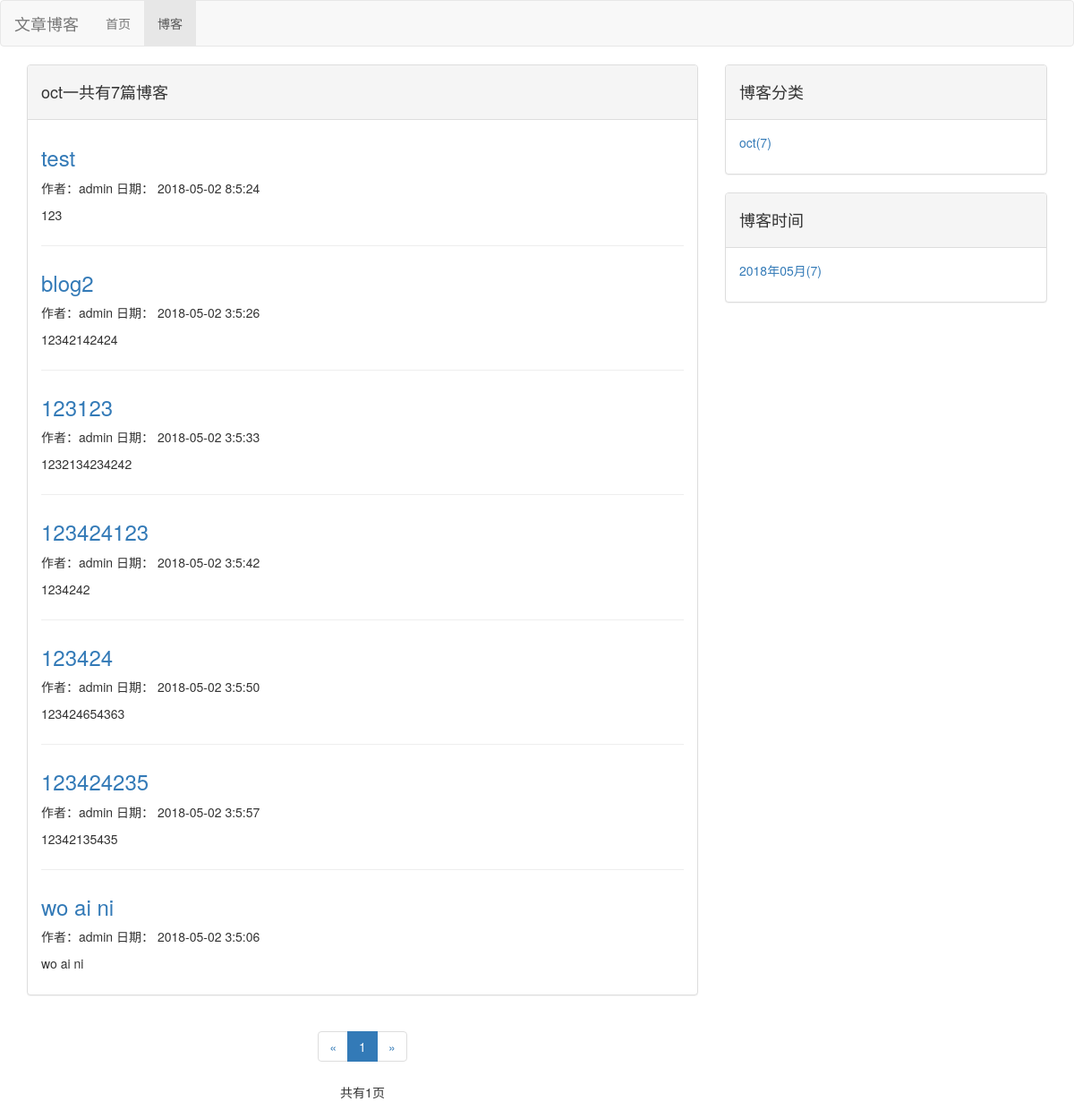
The page /blog/type/1 on the database its author committed.
### blog/models.py (models this page shows, shortened)
class BlogType(models.Model):
	type_name=models.CharField(max_length=15)

class Blog(models.Model,Get_Read_Count_Method):
	title=models.CharField(max_length=50)
	blog_type=models.ForeignKey(BlogType,on_delete=models.CASCADE)
	content=RichTextUploadingField()
	read_details=GenericRelation(Read_Detail)
	author=models.ForeignKey(User,on_delete=models.CASCADE)
	created_time=models.DateTimeField(auto_now_add=True)
	last_updated_time=models.DateTimeField(auto_now_add=True)

### blog/views.py (the view)
# urls.py: path('type/<int:blogs_type_pk>',views.blogs_with_type,name='blogs_with_type'),
def blogs_with_type(request,blogs_type_pk):
	context={}
	blog_type=get_object_or_404(BlogType,pk=blogs_type_pk)
	blog_list=Blog.objects.filter(blog_type=blog_type)
	page_num=request.GET.get('page',1)
	paginator=Paginator(blog_list,10)
	page_of_blogs=paginator.get_page(page_num)
	current_page_num=page_of_blogs.number
	page_range=list(range(max(current_page_num-2,1),min((current_page_num+2),paginator.num_pages)+1))
	if page_range[0]-1>=2:
		page_range.insert(0,'...')
	if paginator.num_pages-page_range[-1]>=2:
		page_range.append('...')
	if page_range[0]!=1:
		page_range.insert(0,1)
	if page_range[-1]!=paginator.num_pages:
		page_range.append(paginator.num_pages)
	context['blog_list']=page_of_blogs
	context['blog_type']=blog_type
	context['current_page_num']=current_page_num
	context['page_range']=page_range
	context['blog_types']=BlogType.objects.annotate(blog_count=Count('blog'))#或者类型名的小写
	'''
	blog_types=BlogType.objects.all()
	blog_type_list=[]
	for blog_type in blog_types:
		blgo_type.blog_count=Blog.objects.filter(blog_type=blog_type).count
		blog_types_list.append(blog_type)
	'''
	blog_dates=Blog.objects.dates('created_time','month',order="DESC")
	blog_dates_dict={}
	for blog_date in blog_dates:
		blog_count=Blog.objects.filter(created_time__year=blog_date.year,
			created_time__month=blog_date.month).count()
		blog_dates_dict[blog_date]=blog_count
	context['blog_dates']=blog_dates_dict
	return render(request,'blog/blogs_with_type.html',context)

### templates/blog/blogs_with_type.html
{% extends 'blog_base.html' %}
{% block sum %}{{blog_type.type_name}}一共有{{blog_list|length}}篇博客{% endblock  %}
{% block all_blogs %}
	{% for blog in blog_list %}
		<div class="blog">
			<a href="{% url 'blog:detail' blog.pk %}">
				<h3>{{blog.title}}</h3>
			</a>
			<p class="information">作者：{{blog.author}} 日期： {{blog.created_time|date:"Y-m-d g:n:s"}} </p>
			<p>{{blog.content|striptags|truncatechars:124}}</p>
		</div>
	{% empty %}
		<div class="blog">
			<p>--暂无博客--</p>
		</div>
	{% endfor %}
{% endblock  %}

### templates/blog_base.html (shortened to what this page needs)
{% extends 'base.html' %}
{% load staticfiles %}
{% block head %}
<link rel="stylesheet" type="text/css" href="{% static 'blog.css' %}">
{% endblock %}
{% block nav_blog_active %}
active
{% endblock %}
{% block content %}
	<div class="container">
		<div class="row">
			<div class="col-md-8">
				<div class="panel panel-default">
					<div class="panel-heading"><h4>{% block sum %}{% endblock  %}</h4></div>
						<div class="panel-body">
							<ul>
								{% block all_blogs %}{% endblock  %}
							</ul>
						</div>
				</div>
				<div class="paginator">
					<ul class="pagination">
						<li>
							{% if blog_list.has_previous %}
								<a href="?page={{blog_list.previous_page_number}}" aria-lable="Previous">
								<span aria-hidden="true">&laquo;</span>
								</a>
							{% else %}
								<span aria-hidden="true">&laquo;</span>
							{% endif %}
						</li>
						{% for page_num in page_range %}
							{% if page_num == blog_list.number %}
								<li class="active"><span>{{page_num}}</span></li>
							{% else %}
								{% if page_num == '...' %}
								<li><span>{{page_num}}</span></li>
								{% else %}
								<li><a href="?page={{page_num}}">{{page_num}}</a></li>
								{% endif %}
							{% endif %}
						{% endfor %}
						<li>
							{% if blog_list.has_next %}
								<a href="?page={{blog_list.next_page_number}}" aria-lable="Next">
								<span aria-hidden="true">&raquo;</span>
								</a>
							{% else %}
								<span aria-hidden="true">&raquo;</span>
							{% endif %}
						</li>
					</ul>
					<p class="sum_page">共有{{blog_list.paginator.num_pages}}页</p>
				</div>
			</div>
			<div class="col-md-4">
				<div class="panel panel-default">
					<div class="panel-heading"><h4>博客分类</h4></div>
						<div class="panel-body">
							<ul class="blog_types">
							{% for blog_type in blog_types %}
								<li>
								<a href="{% url 'blog:blogs_with_type' blog_type.pk %}">{{blog_type.type_name}}({{blog_type.blog_count}})</a>
								</li>
							{% empty %}
								<li>暂无分类</li>
							{% endfor %}
							</ul>
						</div>
				</div>
				<div class="panel panel-default">
					<div class="panel-heading"><h4>博客时间</h4></div>
						<div class="panel-body">
							<ul class="blog_types">
							{% for blog_date,blog_count in blog_dates.items %}
								<li>
								<a href="{% url 'blog:blogs_with_date' blog_date.year blog_date.month %}">{{blog_date|date:"Y年m月"}}({{blog_count}})</a>
								</li>
							{% empty %}
								<li>暂无分类</li>
							{% endfor %}
							</ul>
						</div>
				</div>
			</div>
		</div>
	</div>
{% endblock %}

### static/base.css (style rules this page uses)
* { margin: 0; padding:0; }
ul.blog_types { list-style-type: none; }

### static/blog.css (style rules this page uses)
div.paginator { text-align: center; }
ul.blog_types { list-style-type: none; }
div.blog:not(:last-child) { margin-bottom: 2em; padding-bottom: 1em; border-bottom: 1px solid #eee; }
div.blog h3 { margin-top: 0.6em; }
div.blog p.information { margin-bottom: : 0; }

### rows shown on the page
BlogType: type_name "oct", blog_count "7"
Blog: title "test", author "admin", created_time "2018-05-02 8:5:24", content "123"
Blog: title "blog2", author "admin", created_time "2018-05-02 3:5:26", content "12342142424"
Blog: title "123123", author "admin", created_time "2018-05-02 3:5:33", content "1232134234242"
Blog: title "123424123", author "admin", created_time "2018-05-02 3:5:42", content "1234242"
Blog: title "123424", author "admin", created_time "2018-05-02 3:5:50", content "123424654363"
Blog: title "123424235", author "admin", created_time "2018-05-02 3:5:57", content "12342135435"
Blog: title "wo ai ni", author "admin", created_time "2018-05-02 3:5:06", content "wo ai ni"

### other values the page prints
{{ blog_list|length }} "7"
{{ page_num }} "1"
{{ blog_list.paginator.num_pages }} "1"
{{ blog_date|date:"Y年m月" }} "2018年05月"
{{ blog_count }} "7"
